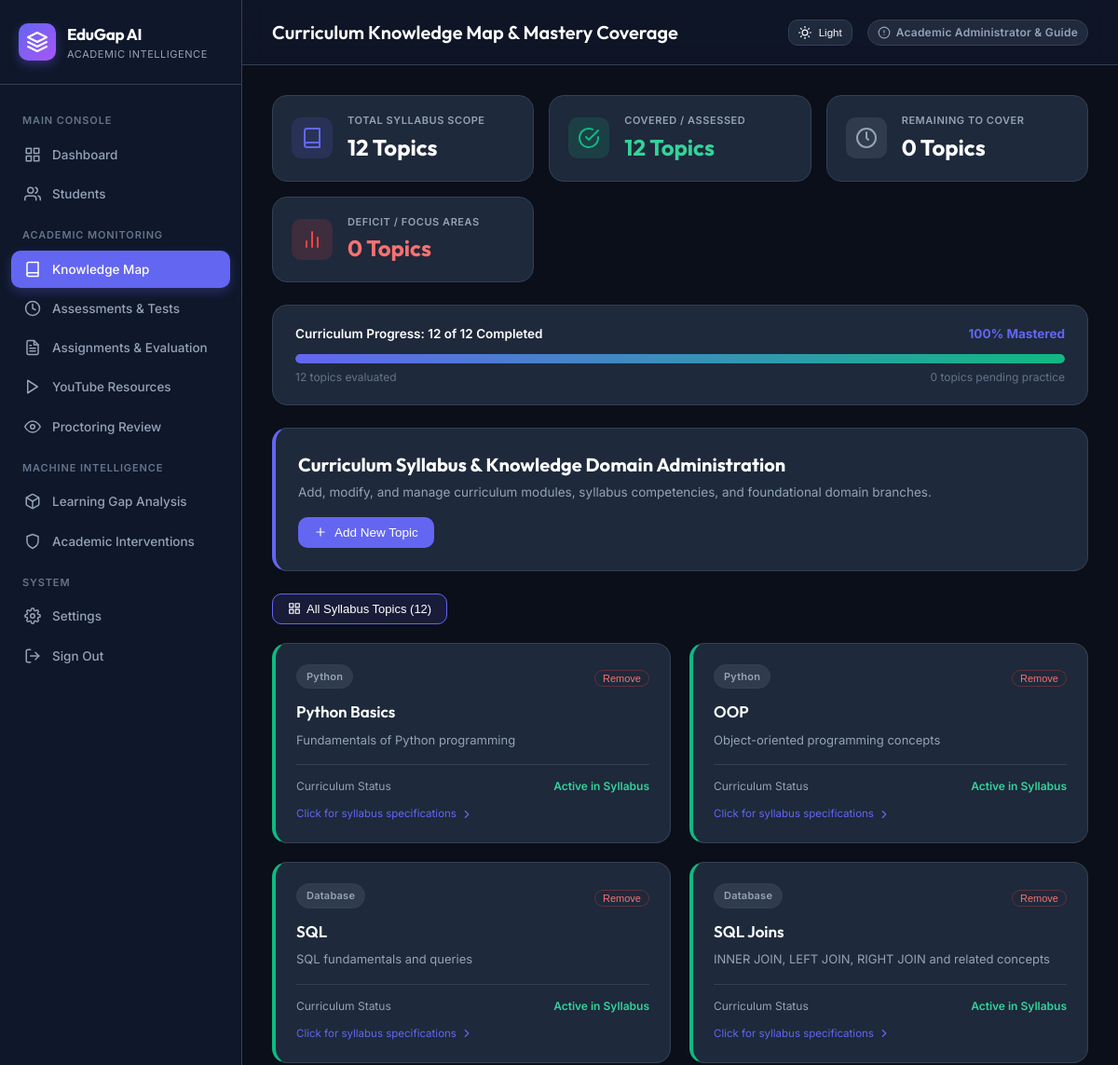
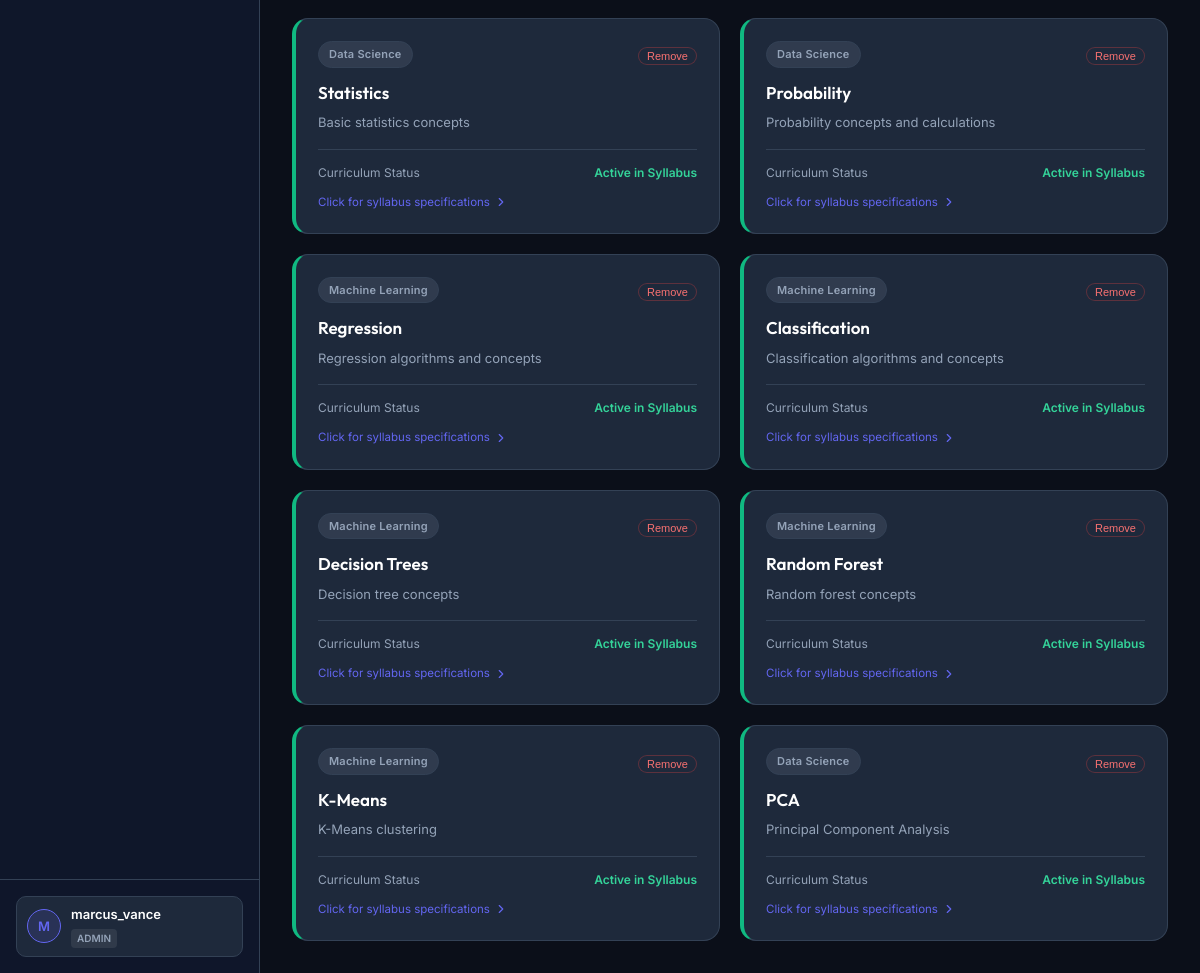
/topics (signed in), run on the app's committed database (2 pictures, top to bottom).
### tables this page shows
CREATE TABLE topics (

    id INTEGER PRIMARY KEY AUTOINCREMENT,

    topic_name TEXT NOT NULL UNIQUE,

    subject TEXT,

    description TEXT

);

### app.py (the view, shortened to what this page needs)
@app.route("/topics")
@login_required
def topics_page():
    connection = get_db_connection()
    all_topics = connection.execute("SELECT * FROM topics ORDER BY id").fetchall()
    student_id = session.get("student_id")
    if not student_id and session.get("role") != "admin":
        student_id = "S001"
    covered_count = 0
    total_count = len(all_topics)
    strong_topics = []
    weak_topics = []
    topics_with_status = []
    role = session.get("role")
    student_languages = []
    if role == "admin":
        for t in all_topics:
            topics_with_status.append({
                "id": t["id"],
                "topic_name": t["topic_name"],
                "subject": t["subject"],
                "description": t["description"],
                "is_covered": True,
                "score": 100.0,
                "gap": 0.0,
                "status_tier": "strong",
                "gap_category": "Curriculum Standard",
                "priority": "Active"
            })
        covered_count = total_count
        remaining_count = 0
        strong_topics = []
        weak_topics = []
    connection.close()
    return render_template(
        "topics.html",
        topics=topics_with_status,
        total_count=total_count,
        covered_count=covered_count,
        remaining_count=remaining_count,
        strong_topics=strong_topics,
        weak_topics=weak_topics,
        student_languages=student_languages,
        curriculum_roadmap=CURRICULUM_ROADMAP,
        is_admin=(role == "admin")
    )

### app.py (called while the page is built)
def get_db_connection():
    connection = sqlite3.connect(DATABASE)
    connection.row_factory = sqlite3.Row
    return connection

def login_required(f):
    @wraps(f)
    def decorated_function(*args, **kwargs):
        if "user_id" not in session:
            flash("Please authenticate to access the academic platform.", "info")
            return redirect(url_for("login"))
        return f(*args, **kwargs)
    return decorated_function

### templates/topics.html (shortened to what this page needs)
{% extends "base.html" %}
{% block header_title %}Curriculum Knowledge Map & Mastery Coverage{% endblock %}
{% block content %}
<div class="map-summary-grid">
    <div class="map-summary-card">
        <div class="map-summary-icon" style="background: var(--primary-light); color: var(--primary);">
            <svg class="icon icon-lg" viewBox="0 0 24 24"><path d="M4 19.5A2.5 2.5 0 0 1 6.5 17H20"/><path d="M6.5 2H20v20H6.5A2.5 2.5 0 0 1 4 19.5v-15A2.5 2.5 0 0 1 6.5 2z"/></svg>
        </div>
        <div>
            <div class="map-summary-title">Total Syllabus Scope</div>
            <div class="map-summary-val">{{ total_count }} Topics</div>
        </div>
    </div>
    <div class="map-summary-card">
        <div class="map-summary-icon" style="background: var(--success-light); color: var(--success);">
            <svg class="icon icon-lg" viewBox="0 0 24 24"><path d="M22 11.08V12a10 10 0 1 1-5.93-9.14"/><polyline points="22 4 12 14.01 9 11.01"/></svg>
        </div>
        <div>
            <div class="map-summary-title">Covered / Assessed</div>
            <div class="map-summary-val" style="color: #34d399;">{{ covered_count }} Topics</div>
        </div>
    </div>
    <div class="map-summary-card">
        <div class="map-summary-icon" style="background: rgba(148, 163, 184, 0.15); color: var(--text-secondary);">
            <svg class="icon icon-lg" viewBox="0 0 24 24"><circle cx="12" cy="12" r="10"/><polyline points="12 6 12 12 14 14"/></svg>
        </div>
        <div>
            <div class="map-summary-title">Remaining to Cover</div>
            <div class="map-summary-val">{{ remaining_count }} Topics</div>
        </div>
    </div>
    <div class="map-summary-card">
        <div class="map-summary-icon" style="background: var(--danger-light); color: var(--danger);">
            <svg class="icon icon-lg" viewBox="0 0 24 24"><line x1="18" y1="20" x2="18" y2="10"/><line x1="12" y1="20" x2="12" y2="4"/><line x1="6" y1="20" x2="6" y2="14"/></svg>
        </div>
        <div>
            <div class="map-summary-title">Deficit / Focus Areas</div>
            <div class="map-summary-val" style="color: #f87171;">{{ weak_topics|length }} Topics</div>
        </div>
    </div>
</div>
{% set pct = (covered_count / total_count * 100)|round|int if total_count > 0 else 0 %}
<div class="coverage-progress-wrapper">
    <div style="display: flex; justify-content: space-between; align-items: center; font-size: 13.5px;">
        <span style="font-weight: 600; color: #ffffff;">Curriculum Progress: {{ covered_count }} of {{ total_count }} Completed</span>
        <span style="font-weight: 700; color: var(--primary);">{{ pct }}% Mastered</span>
    </div>
    <div class="progress-bar-bg">
        <div class="progress-bar-fill" id="curriculumProgressFill" data-progress="{{ pct }}"></div>
    </div>
    <div style="display: flex; justify-content: space-between; font-size: 12px; color: var(--text-muted);">
        <span>{{ covered_count }} topics evaluated</span>
        <span>{{ remaining_count }} topics pending practice</span>
    </div>
</div>
{% if is_admin %}
<div class="card" style="margin-bottom: 24px; border-left: 4px solid var(--primary);">
    <div style="display: flex; justify-content: space-between; align-items: center; flex-wrap: wrap; gap: 16px;">
        <div>
            <h2 style="font-family: 'Outfit', sans-serif; font-size: 20px; color: #ffffff; margin-bottom: 4px;">Curriculum Syllabus & Knowledge Domain Administration</h2>
            <p style="color: var(--text-secondary); font-size: 13.5px;">Add, modify, and manage curriculum modules, syllabus competencies, and foundational domain branches.</p>
        </div>
        <button type="button" class="btn btn-primary" onclick="document.getElementById('addTopicModal').classList.add('active')">
            <svg class="icon icon-sm" viewBox="0 0 24 24"><line x1="12" y1="5" x2="12" y2="19"/><line x1="5" y1="12" x2="19" y2="12"/></svg>
            <span>Add New Topic</span>
        </button>
    </div>
</div>
{% endif %}
<div class="filter-tabs">
    <button type="button" class="filter-btn active" onclick="setTopicFilter('all', this)">
        <svg class="icon icon-sm" viewBox="0 0 24 24"><rect x="3" y="3" width="7" height="7"/><rect x="14" y="3" width="7" height="7"/><rect x="14" y="14" width="7" height="7"/><rect x="3" y="14" width="7" height="7"/></svg>
        <span>All Syllabus Topics ({{ total_count }})</span>
    </button>
</div>
<div class="topics-grid" id="topicsGrid">
    {% for t in topics %}
    <div class="topic-card card-{{ t['status_tier'] }}"
         data-tier="{{ t['status_tier'] }}"
         data-covered="{{ 'yes' if t['is_covered'] else 'no' }}"
         data-name="{{ t['topic_name'] }}"
         data-id="{{ t['id'] }}"
         data-title="{{ t['topic_name'] }}"
         data-subject="{{ t['subject'] }}"
         data-desc="{{ t['description'] }}"
         data-score="{{ t['score'] }}"
         data-gap="{{ t['gap'] }}"
         data-gapcat="{{ t['gap_category'] }}"
         data-priority="{{ t['priority'] }}">
        <div>
            <div style="display: flex; justify-content: space-between; align-items: center; margin-bottom: 12px;">
                <span class="badge badge-neutral" style="font-size: 11px;">{{ t['subject'] }}</span>
                {% if is_admin %}
                <form method="POST" action="{{ url_for('admin_delete_topic', topic_id=t['id']) }}" onsubmit="event.stopPropagation(); return confirm('Remove topic from curriculum syllabus?');" style="margin: 0;">
                    <button type="submit" class="btn btn-secondary btn-sm" style="padding: 2px 8px; font-size: 11px; color: #f87171; border-color: rgba(239, 68, 68, 0.3);" title="Delete Topic">
                        <span>Remove</span>
                    </button>
                </form>
                {% endif %}
            </div>
            <h3 style="font-family: 'Outfit', sans-serif; font-size: 17px; font-weight: 600; color: #ffffff; margin-bottom: 8px;">
                {{ t['topic_name'] }}
            </h3>
            <p style="font-size: 13px; color: var(--text-secondary); line-height: 1.5; margin-bottom: 16px;">
                {{ t['description'] }}
            </p>
        </div>
        <div style="padding-top: 14px; border-top: 1px solid var(--border-color);">
            {% if not is_admin %}
            <div style="display: flex; justify-content: space-between; align-items: center; margin-bottom: 6px; font-size: 12.5px;">
                <span style="color: var(--text-secondary);">Score</span>
                <span style="font-weight: 700; color: #ffffff;">{{ t['score'] }}%</span>
            </div>
            <div style="display: flex; justify-content: space-between; align-items: center; font-size: 12.5px;">
                <span style="color: var(--text-secondary);">Learning Gap</span>
                {% if t['gap'] >= 60 %}
                <span style="font-weight: 700; color: #f87171;">{{ t['gap'] }}%</span>
                {% elif t['gap'] >= 30 %}
                <span style="font-weight: 700; color: #fbbf24;">{{ t['gap'] }}%</span>
                {% else %}
                <span style="font-weight: 700; color: #34d399;">{{ t['gap'] }}%</span>
                {% endif %}
            </div>
            {% else %}
            <div style="font-size: 12px; color: var(--text-secondary); display: flex; justify-content: space-between;">
                <span>Curriculum Status</span>
                <span style="color: #34d399; font-weight: 600;">Active in Syllabus</span>
            </div>
            {% endif %}
            <div style="margin-top: 12px; font-size: 11.5px; color: var(--primary); display: flex; align-items: center; gap: 4px;">
                <span>Click for syllabus specifications</span>
                <svg class="icon icon-sm" viewBox="0 0 24 24"><polyline points="9 18 15 12 9 6"/></svg>
            </div>
        </div>
    </div>
    {% endfor %}
</div>
{% endblock %}

### templates/base.html (style rules this page uses)
:root { --bg-body: #0b0f19; --bg-sidebar: #0f172a; --bg-card: #1e293b; --bg-card-hover: #263349; --border-color: #334155; --text-primary: #f8fafc; --text-secondary: #94a3b8; --text-muted: #64748b; --primary: #6366f1; --primary-hover: #4f46e5; --primary-light: rgba(99, 102, 241, 0.15); --success: #10b981; --success-light: rgba(16, 185, 129, 0.15); --warning: #f59e0b; --warning-light: rgba(245, 158, 11, 0.15); --danger: #ef4444; --danger-light: rgba(239, 68, 68, 0.15); --info: #0ea5e9; --info-light: rgba(14, 165, 233, 0.15); --radius-sm: 6px; --radius-md: 10px; --radius-lg: 16px; --transition: all 0.2s cubic-bezier(0.4, 0, 0.2, 1); }
* { box-sizing: border-box; margin: 0; padding: 0; }
body { font-family: 'Inter', system-ui, -apple-system, sans-serif; background-color: var(--bg-body); color: var(--text-primary); line-height: 1.5; min-height: 100vh; display: flex; }
.icon { display: inline-flex; align-items: center; justify-content: center; width: 18px; height: 18px; stroke-width: 2; stroke: currentColor; fill: none; stroke-linecap: round; stroke-linejoin: round; flex-shrink: 0; }
.icon-lg { width: 24px; height: 24px; }
.icon-sm { width: 14px; height: 14px; }
.btn { display: inline-flex; align-items: center; justify-content: center; gap: 8px; padding: 8px 16px; font-size: 13.5px; font-weight: 500; border-radius: var(--radius-md); text-decoration: none; cursor: pointer; border: 1px solid transparent; transition: var(--transition); }
.btn-primary { background-color: var(--primary); color: #ffffff; }
.btn-secondary { background-color: var(--bg-card); border-color: var(--border-color); color: var(--text-primary); }
.btn-sm { padding: 6px 12px; font-size: 12.5px; }
.card { background: var(--bg-card); border: 1px solid var(--border-color); border-radius: var(--radius-lg); padding: 24px; transition: var(--transition); }
.badge { display: inline-flex; align-items: center; gap: 6px; padding: 4px 10px; border-radius: 9999px; font-size: 12px; font-weight: 600; letter-spacing: 0.02em; }
.badge-neutral { background: rgba(148, 163, 184, 0.15); color: var(--text-secondary); border: 1px solid var(--border-color); }

### templates/topics.html (style rules this page uses)
.map-summary-grid { display: grid; grid-template-columns: repeat(auto-fit, minmax(220px, 1fr)); gap: 16px; margin-bottom: 24px; }
.map-summary-card { background: var(--bg-card); border: 1px solid var(--border-color); border-radius: var(--radius-lg); padding: 18px 20px; display: flex; align-items: center; gap: 16px; }
.map-summary-icon { width: 44px; height: 44px; border-radius: var(--radius-md); display: flex; align-items: center; justify-content: center; }
.map-summary-title { font-size: 11px; font-weight: 600; text-transform: uppercase; letter-spacing: 0.05em; color: var(--text-secondary); margin-bottom: 2px; }
.map-summary-val { font-family: 'Outfit', sans-serif; font-size: 24px; font-weight: 700; color: #ffffff; }
.coverage-progress-wrapper { background: var(--bg-card); border: 1px solid var(--border-color); border-radius: var(--radius-lg); padding: 20px 24px; margin-bottom: 24px; }
.progress-bar-bg { height: 10px; border-radius: 5px; background: rgba(255, 255, 255, 0.06); overflow: hidden; margin: 12px 0 6px; }
.progress-bar-fill { height: 100%; background: linear-gradient(90deg, var(--primary), #10b981); border-radius: 5px; transition: width 0.4s ease; }
.filter-tabs { display: flex; gap: 10px; margin-bottom: 20px; flex-wrap: wrap; }
.filter-btn { background: var(--bg-card); border: 1px solid var(--border-color); color: var(--text-secondary); padding: 8px 16px; border-radius: var(--radius-md); font-size: 13px; font-weight: 500; cursor: pointer; display: inline-flex; align-items: center; gap: 6px; transition: var(--transition); }
.filter-btn:hover, .filter-btn.active { color: #ffffff; border-color: var(--primary); background: rgba(99, 102, 241, 0.15); }
.topics-grid { display: grid; grid-template-columns: repeat(auto-fill, minmax(300px, 1fr)); gap: 20px; }
.topic-card { background: var(--bg-card); border: 1px solid var(--border-color); border-radius: var(--radius-lg); padding: 22px; display: flex; flex-direction: column; justify-content: space-between; cursor: pointer; transition: var(--transition); position: relative; }
.topic-card.card-strong { border-left: 4px solid var(--success); }

### data on the page
topics: subject "Python", topic_name "Python Basics", description "Fundamentals of Python programming"
topics: subject "Python", topic_name "OOP", description "Object-oriented programming concepts"
topics: subject "Database", topic_name "SQL", description "SQL fundamentals and queries"
topics: subject "Database", topic_name "SQL Joins", description "INNER JOIN, LEFT JOIN, RIGHT JOIN and related concepts"
topics: subject "Data Science", topic_name "Statistics", description "Basic statistics concepts"
topics: subject "Data Science", topic_name "Probability", description "Probability concepts and calculations"
topics: subject "Machine Learning", topic_name "Regression", description "Regression algorithms and concepts"
topics: subject "Machine Learning", topic_name "Classification", description "Classification algorithms and concepts"
topics: subject "Machine Learning", topic_name "Decision Trees", description "Decision tree concepts"
topics: subject "Machine Learning", topic_name "Random Forest", description "Random forest concepts"
topics: subject "Machine Learning", topic_name "K-Means", description "K-Means clustering"
topics: subject "Data Science", topic_name "PCA", description "Principal Component Analysis"

### other printed values
{{ session.get("username", "U")[0]|upper }} "M"
{{ session.get("username", "User") }} "marcus_vance"
{{ session.get("role", "student") }} "ADMIN"
{{ total_count }} "12"
{{ covered_count }} "12"
{{ remaining_count }} "0"
{{ weak_topics|length }} "0"
{{ pct }} "100"
